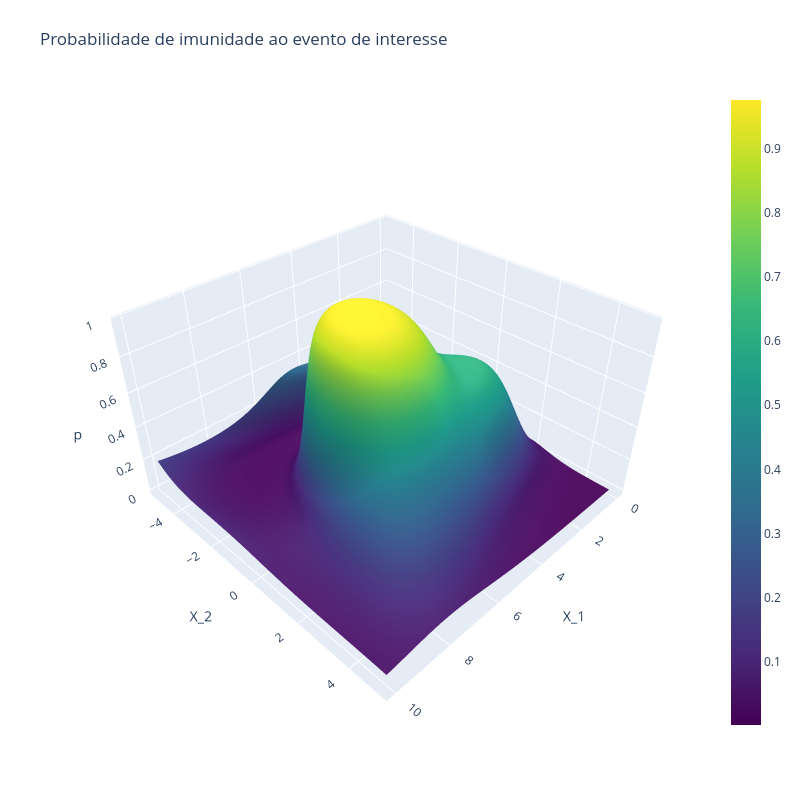

The notebook cell saved with this chart:
### Markdown cell above
Façamos o gráfico para a superfície predita para $p$ segundo a rede neural com relação às variáveis de entrada, $x_1$ e $x_2$ novamente.

### Code cell
import plotly.graph_objects as go

# Reduzimos o n para 200 para garantir que a rotação 3D no navegador seja fluida
x1 = np.linspace(0.001, 10-0.001, 100)
x2 = np.linspace(-5+0.001, 5-0.001, 100)

x1_mesh, x2_mesh = np.meshgrid(x1, x2)

mesh_shape = x1_mesh.shape
x1_mesh_flatten = x1_mesh.flatten()
x2_mesh_flatten = x2_mesh.flatten()
# Passa o grid para a estrutura de DataFrame
df_x_mesh = pd.DataFrame( np.array([x1_mesh_flatten, x2_mesh_flatten]).T )
df_x_mesh.columns = ["x1", "x2"]
df_x_mesh_scaled = sc.transform(df_x_mesh)

# gamma = 0.1
true_p = np.exp(-gamma * ((x1_mesh - 5)**2 + (x2_mesh - 0)**2))

p_pred = mixture_cure_model.predict(df_x_mesh_scaled)["p"]
p_pred = np.reshape(p_pred, mesh_shape)
x1_mesh_scaled = np.reshape(df_x_mesh_scaled[:,0], mesh_shape)
x2_mesh_scaled = np.reshape(df_x_mesh_scaled[:,1], mesh_shape)

# Criando o gráfico de superfície 3D
fig = go.Figure(data = [go.Surface(z = p_pred, x = x1_mesh, y = x2_mesh, colorscale = 'Viridis')])

# Ajustando o layout e os rótulos dos eixos
fig.update_layout(
    title='Probabilidade de imunidade ao evento de interesse',
    scene=dict(
        xaxis_title = 'X_1',
        yaxis_title = 'X_2',
        zaxis_title = 'p',
        # Ajusta a proporção da câmera para ver melhor a altura
        aspectratio = dict(x = 1, y = 1, z = 0.6) 
    ),
    width = 800,
    height = 800,
    margin = dict(l = 65, r = 50, b = 65, t = 90)
)

fig.show()

### Figure 1 — Plotly figure (JSON) as saved in the notebook; plotly's stock layout.template omitted (floating-point values rounded to 4 significant figures; data arrays with more than 128 entries replaced by an {"elided": "..."} marker saying what was removed)
{"data": [{"colorscale": [[0, "#440154"], [0.1111, "#482878"], [0.2222, "#3e4989"], [0.3333, "#31688e"], [0.4444, "#26828e"], [0.5556, "#1f9e89"], [0.6667, "#35b779"], [0.7778, "#6ece58"], [0.8889, "#b5de2b"], [1, "#fde725"]], "type": "surface", "x": {"elided": "100x100 float values"}, "y": {"elided": "100x100 float values"}, "z": {"elided": "100x100 float values"}}], "layout": {"height": 800, "margin": {"b": 65, "l": 65, "r": 50, "t": 90}, "scene": {"aspectratio": {"x": 1, "y": 1, "z": 0.6}, "xaxis": {"title": {"text": "X_1"}}, "yaxis": {"title": {"text": "X_2"}}, "zaxis": {"title": {"text": "p"}}}, "title": {"text": "Probabilidade de imunidade ao evento de interesse"}, "width": 800}}
